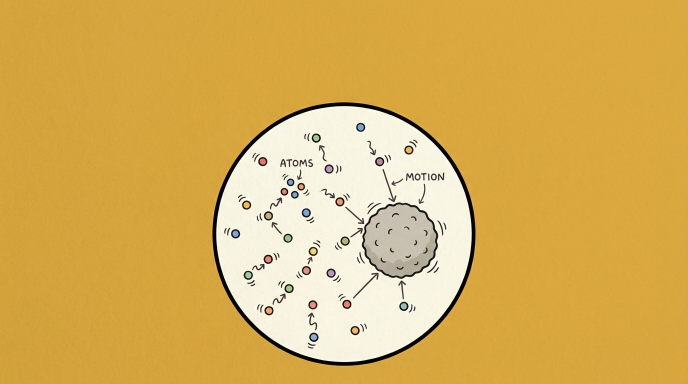
#> input picture video_assets/picture_cards/diagrams/atoms.png, 1376 x 768 px (shown at 1/2 size)
$ python compose_picture_cards.py
#> lines starting #> are read from the running program, lines starting #| are printed output that depends on the picture
#!/usr/bin/env python3
"""Composite bold headers onto the generated diagrams -> finished picture cards
(1280x720), matching the reference explainer style: golden bg, black bold
header at top, hand-drawn labeled diagram below."""
import os, csv
from PIL import Image, ImageDraw, ImageFont

FONT = "fonts/LuckiestGuy.ttf"
W, H = 1280, 720
BLACK = (30, 26, 20)
SRC = "picture_cards/diagrams"
OUT = "picture_cards"

# diagram file -> (header text, suggested audio timestamp in the narration)
CARDS = [
    ("atoms.png",      "ATOMS ARE REAL",       "2:18"),
    ("light_both.png", "LIGHT IS BOTH",        "2:34"),
    ("gravity.png",    "MASS BENDS SPACE",     "2:44"),
    ("emc2.png",       "MASS BECOMES ENERGY",  "3:04"),
    ("eclipse.png",    "STARLIGHT BENDS",      "3:45"),
    ("lightbeam.png",  "RIDE A BEAM OF LIGHT", "1:38"),
]


def fit_font(draw, text, maxw, start=86, lo=44):
    s = start
    while s >= lo:
        f = ImageFont.truetype(FONT, s)
        if draw.textlength(text, font=f) <= maxw:
            return f
        s -= 4
    return ImageFont.truetype(FONT, lo)


manifest = []
for i, (fname, header, ts) in enumerate(CARDS, 1):
    im = Image.open(os.path.join(SRC, fname)).convert("RGB").resize((W, H))
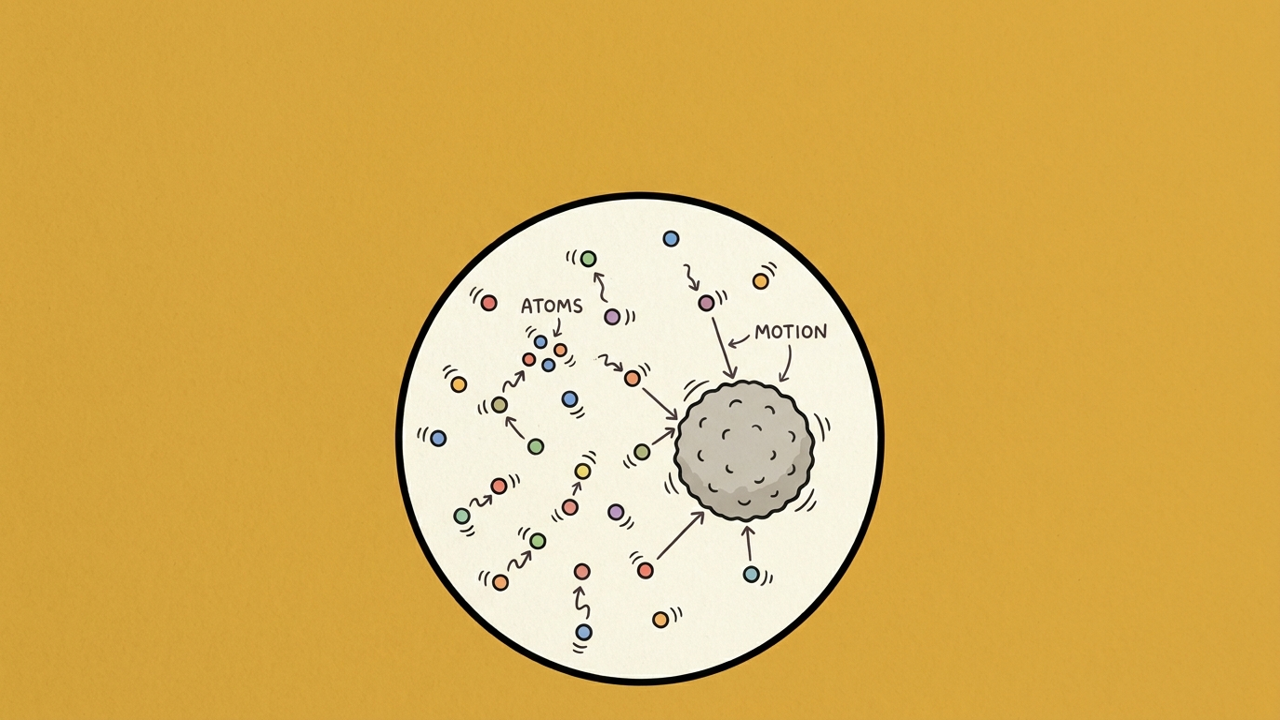
#> im: PIL image 1280x720 RGB; mean R, G, B 215.7, 175.6, 89.8
    d = ImageDraw.Draw(im)
    font = fit_font(d, header, W - 140)
    tw = d.textlength(header, font=font)
#> tw = 629.1
    asc, desc = font.getmetrics()
#> asc = 61; desc = 26
    y = 40
    # subtle soft shadow for legibility, then black text
    d.text(((W - tw) / 2 + 3, y + 3), header, font=font, fill=(180, 140, 55))
    d.text(((W - tw) / 2, y), header, font=font, fill=BLACK)
    out = f"picture_{i:02d}_{fname}"
    im.save(os.path.join(OUT, out))
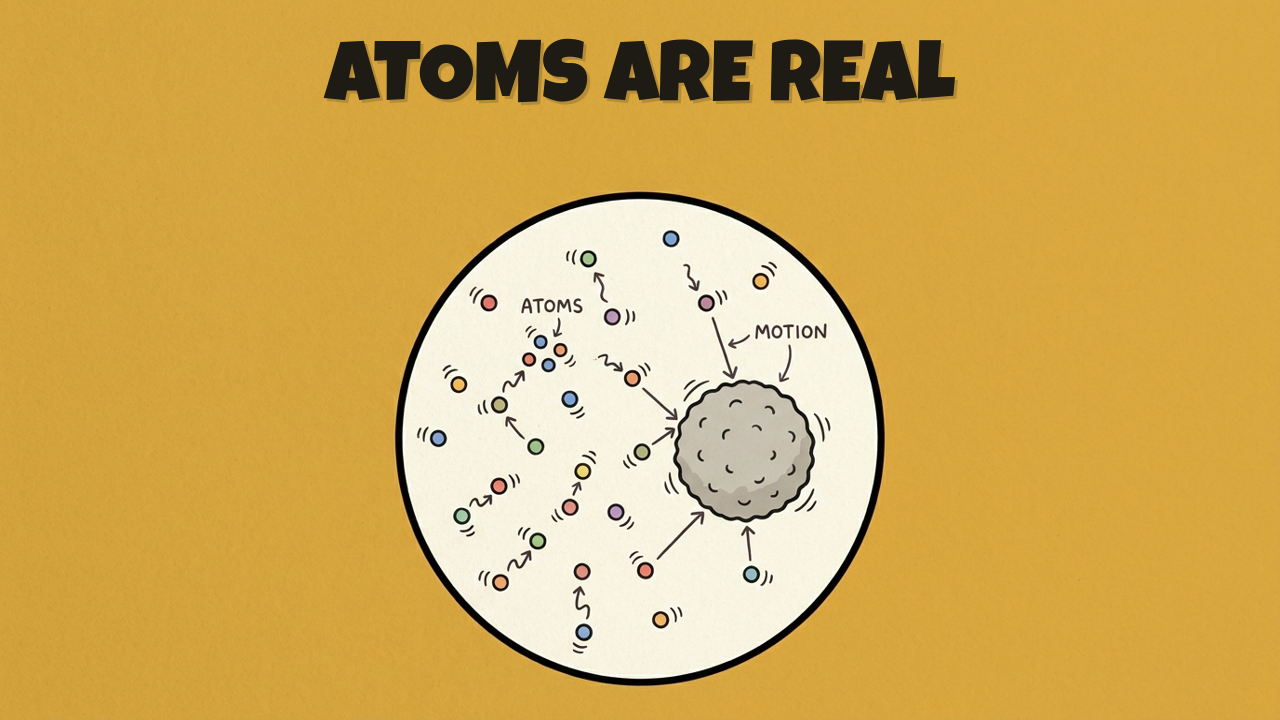
#> saved as picture_01_atoms.png: PIL image 1280x720 RGB; mean R, G, B 210.4, 171.6, 88.6
    manifest.append([out, ts, header])
#> pass 2 of the loop `for i, (fname, header, ts) in enumerate(CARDS, 1):`:
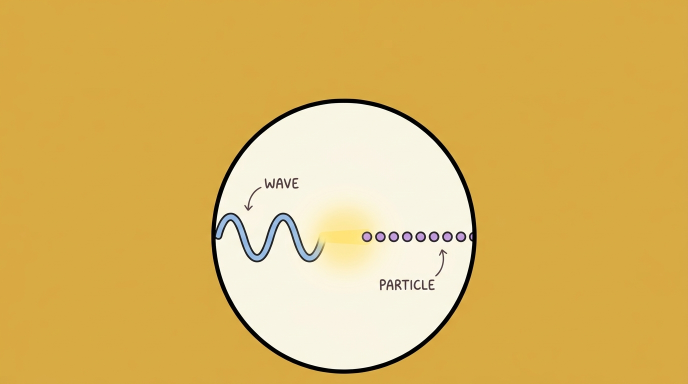
#> input picture video_assets/picture_cards/diagrams/light_both.png, 1376 x 768 px (shown at 1/2 size)
#> `im = Image.open(os.path.join(SRC, fname)).convert("RGB").resize((W, H))`:
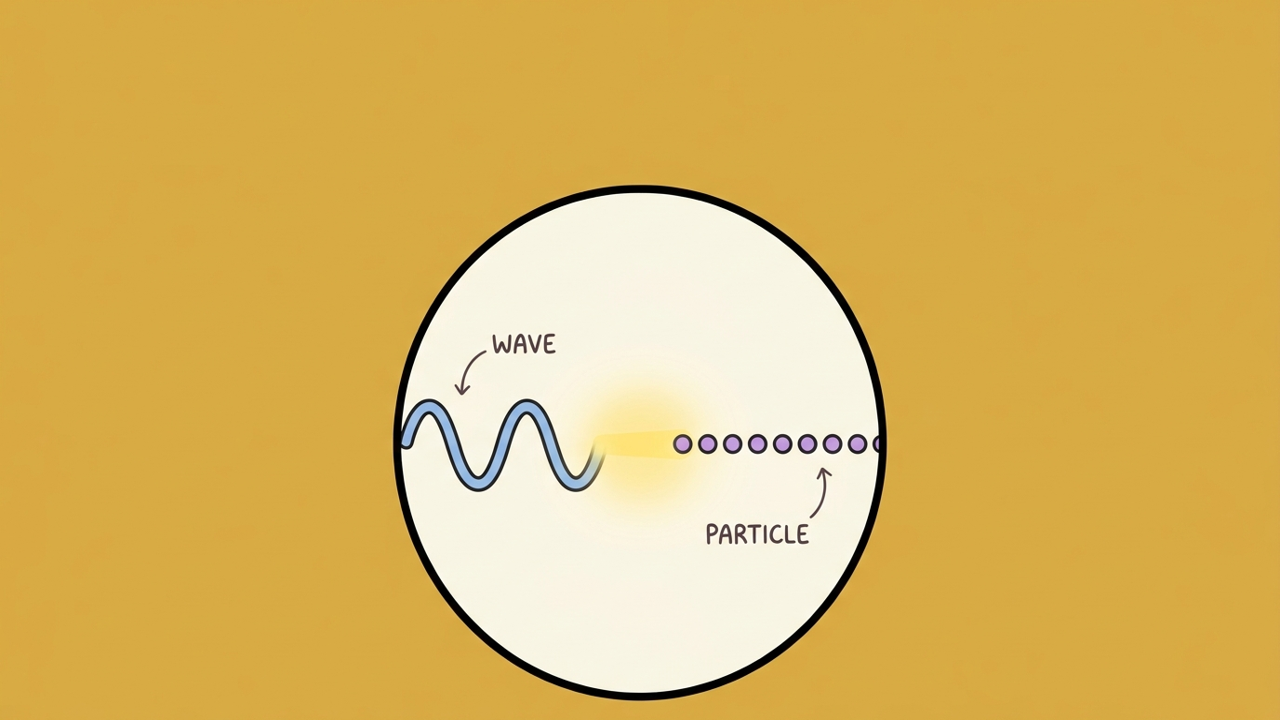
#> im: PIL image 1280x720 RGB; mean R, G, B 218.1, 181.9, 97.5
#> tw = 528.4
#> `im.save(os.path.join(OUT, out))`:
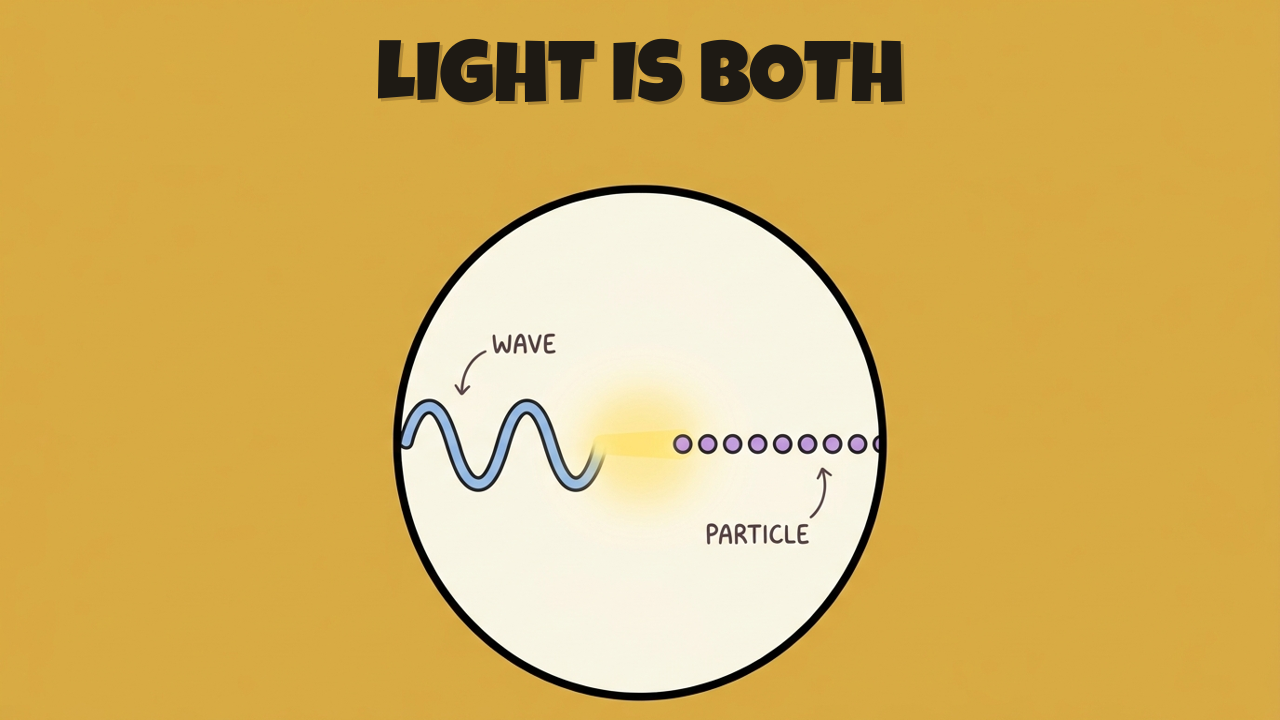
#> saved as picture_02_light_both.png: PIL image 1280x720 RGB; mean R, G, B 213.8, 178.5, 96.3
#> pass 3 of the loop `for i, (fname, header, ts) in enumerate(CARDS, 1):`:
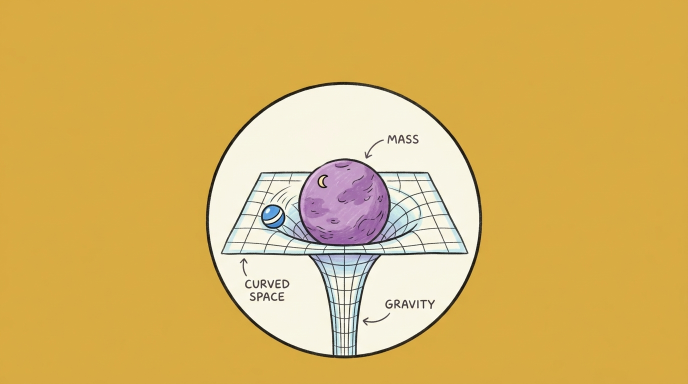
#> input picture video_assets/picture_cards/diagrams/gravity.png, 1376 x 768 px (shown at 1/2 size)
#> `im = Image.open(os.path.join(SRC, fname)).convert("RGB").resize((W, H))`:
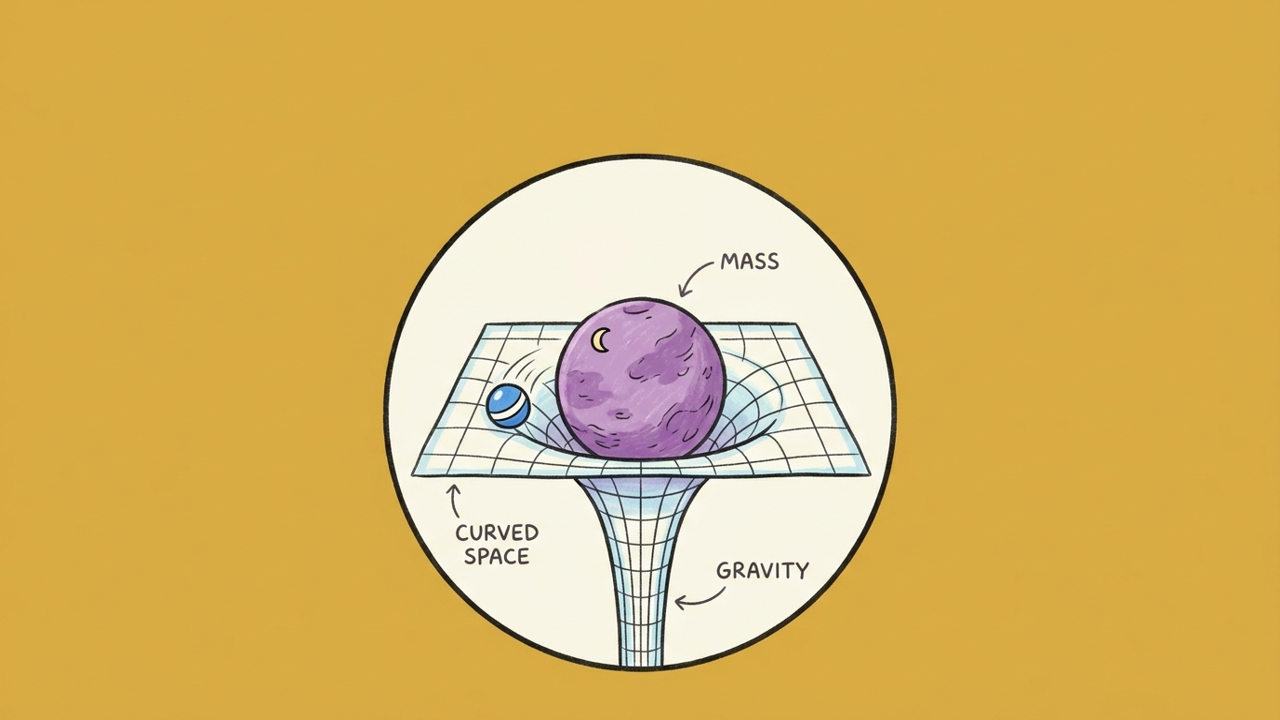
#> im: PIL image 1280x720 RGB; mean R, G, B 215.7, 179.9, 97.8
#> tw = 724.7
#> `im.save(os.path.join(OUT, out))`:
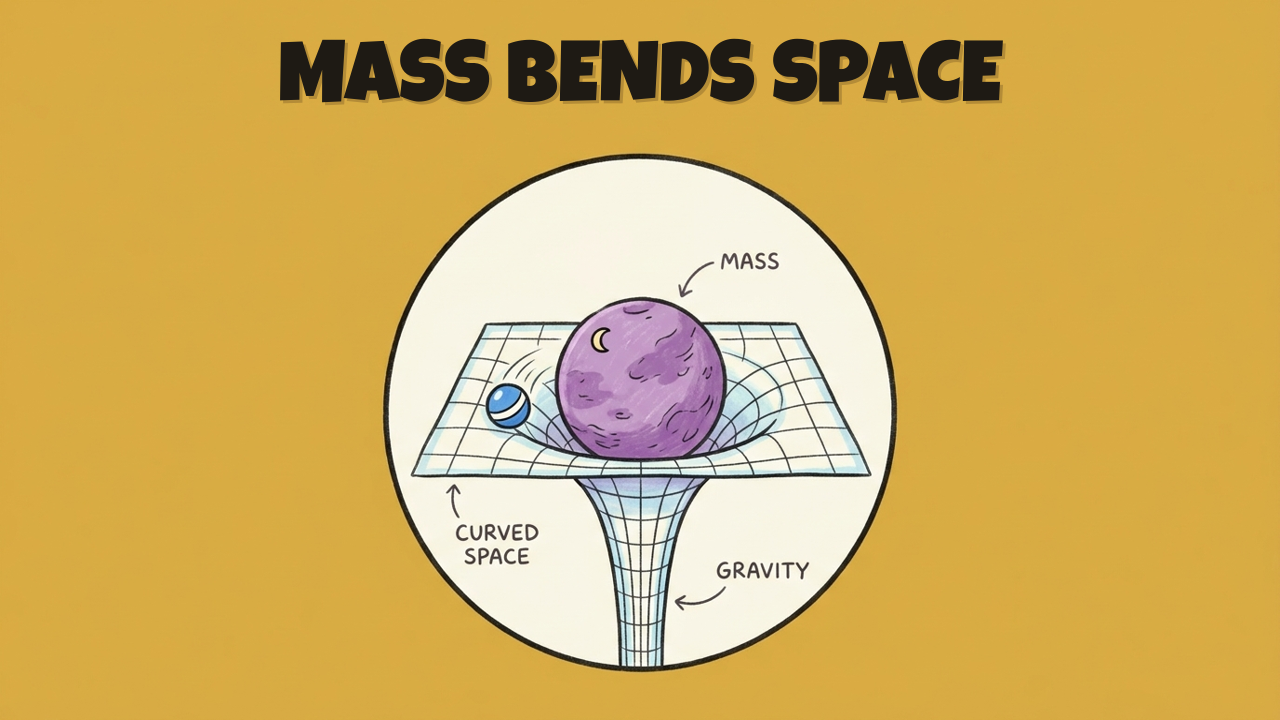
#> saved as picture_03_gravity.png: PIL image 1280x720 RGB; mean R, G, B 209.2, 174.8, 96.2
#> the loop made 6 passes; the first 3 are shown

with open(os.path.join(OUT, "picture_cards_manifest.csv"), "w", newline="") as f:
    wtr = csv.writer(f)
    wtr.writerow(["file", "suggested_audio_time", "header"])
    wtr.writerows(manifest)
print("composited", len(CARDS), "picture cards")
for m in manifest:
    print(m)
